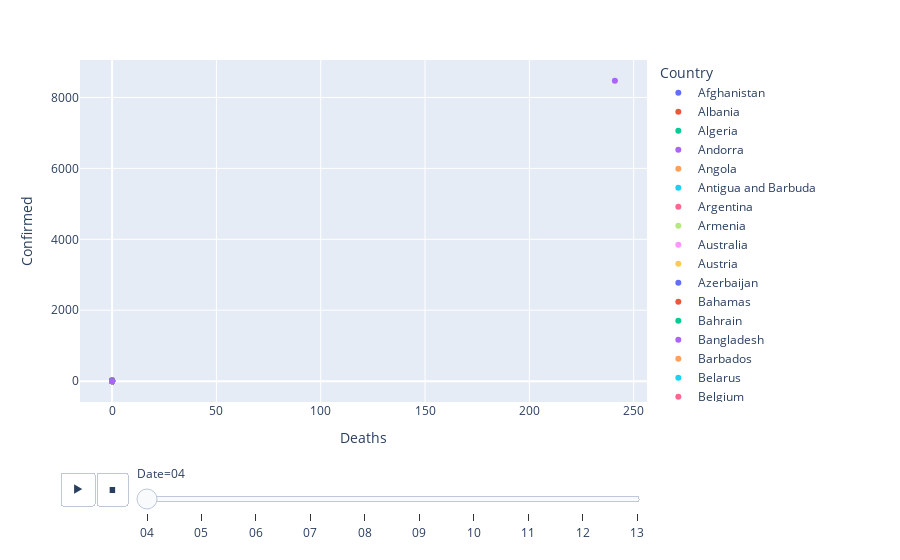

Notebook code for this chart:
### Code cell
px.scatter(df_h, x="Deaths", y="Confirmed", animation_frame="Date", animation_group="Country",
           color="Country", hover_name="Country")
